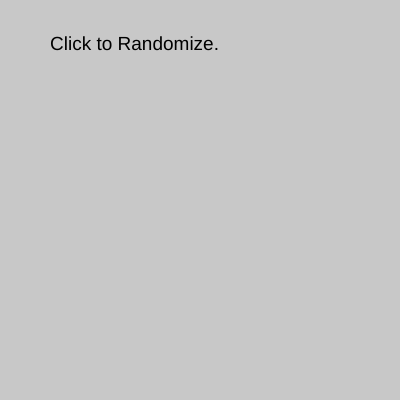
Frame 1 (no input)
Frame 60 (no input): identical to frame 1, image omitted
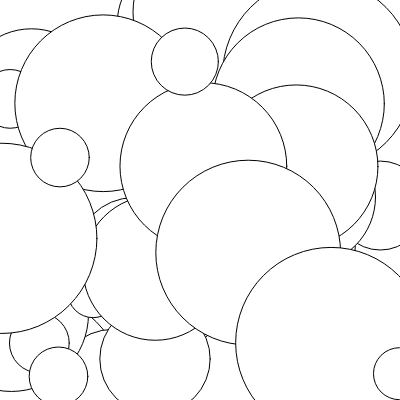
Frame 120 (the mouse pressed at the canvas centre since frame 60)

The p5.js sketch that drew these frames (run headless with seeded random() and noise() and a simulated clock; from frame 60 on, the mouse is pressed at the canvas centre):

// p5.js sketch
// ── sketch.js
// The things what i love
let things = [{
    who: "Father",
    color: "Orange"
    },{
    who: "Mother ",
    color: "chartrese"
    },{
    who:"Brother",
    color: "poop"
    },{
    who:"Girlfriend",
    color: "blue"
    },{
    who:"Bestfriends",
    color: "black"
    },{
    who:"Games",
    color: "red"
    },{
    who:"Art",
    color: "white"
    }];

   let randomIndex;
   let animating = false;


    function setup() {
      createCanvas(400, 400);
      background(200);
      textSize(19);

      text("Click to Randomize.", 50,50);
}

  function draw() {

  if(animating == true){
    ellipse(random(width), random(height), random (50, 200));

  }
}

   function randomizer(){
     animating = false;

  if (things[0]) {
    background(random(200, 255));
    randomIndex = int(random(things.length));
    text(`${things[randomIndex].who}'s favorite color is ${things[randomIndex].color}`, 35, 155);
    things.splice(randomIndex, 1);
  } else {
    background(random(200, 255));
    text("nothing left!",120,120);
  }
}
   function mousePressed()  {
    animating = true;
    setTimeout(randomizer, 2000);

}
